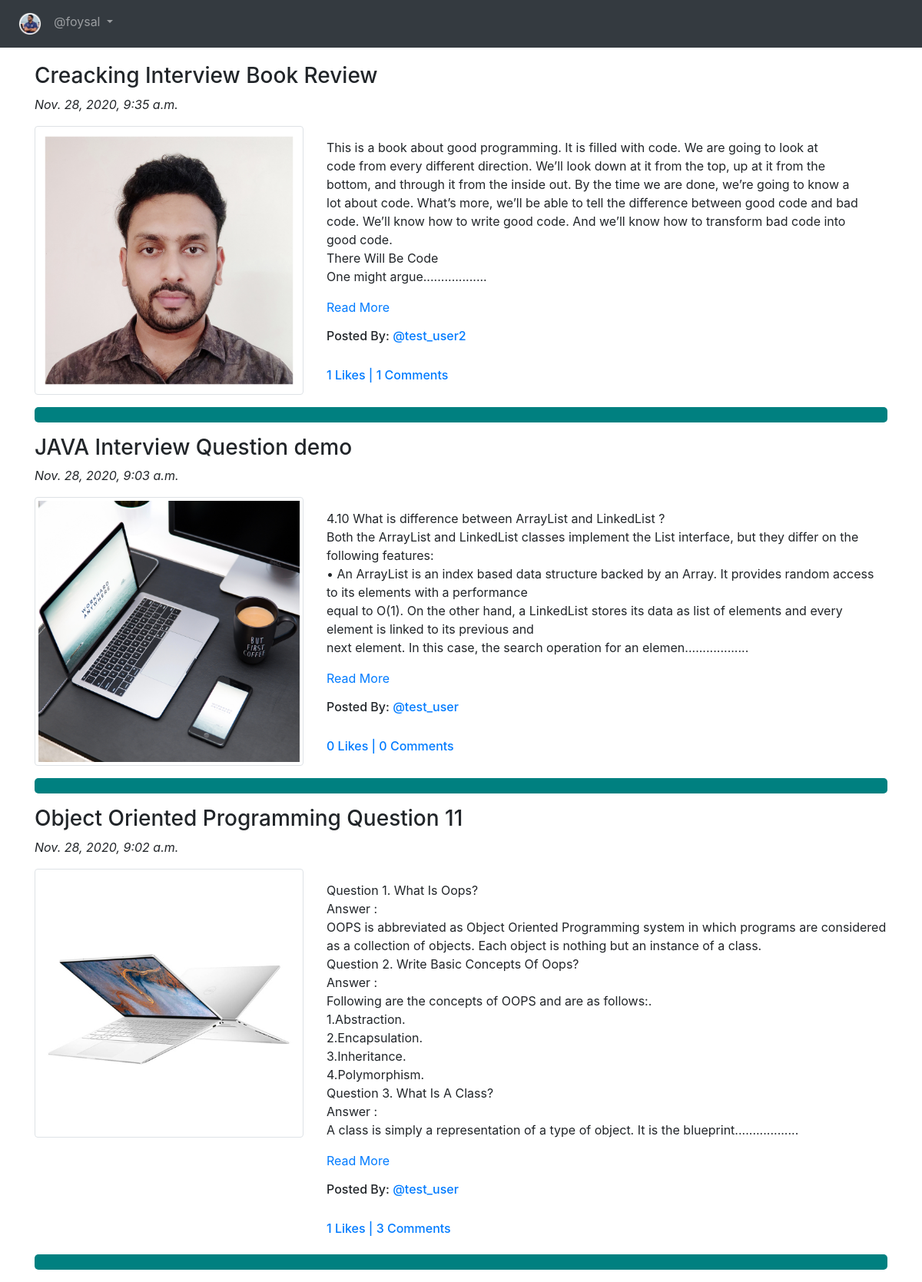
Page /blog/ (signed in) on the committed database.
### App_Blog/models.py (models this page shows, shortened)
class Blog(models.Model):
    author = models.ForeignKey(User, on_delete=models.CASCADE, related_name='post_author')
    blog_title = models.CharField(max_length=264, verbose_name="Put a Title")   # verbose = Label
    slug = models.SlugField(max_length=264, unique=True)
    blog_content = models.TextField(verbose_name="What is on Your Mind?")
    blog_image = models.ImageField(upload_to='blog_images', verbose_name="Image")
    publish_date = models.DateTimeField(auto_now_add=True)
    update_date = models.DateTimeField(auto_now=True)
    class Meta:
        ordering = ['-publish_date',]

### App_Blog/views.py (the view)
# urls.py: path('', views.BlogList.as_view(), name='blog_list'),
class BlogList(ListView):
    context_object_name = 'blogs'
    model = Blog
    template_name = 'App_Blog/blog_list.html'

### App_Blog/templatetags/custom_filters.py (called while the page is built)
def range_filter(value):
    return value[0:500] + ".................."

### templates/App_Blog/blog_list.html (shortened to what this page needs)
{% extends 'base.html' %}
{% load custom_filters %}
{% block body_block %}
{% for blog in blogs %}
<h3>{{ blog.blog_title }}</h3>
<p><i>{{ blog.publish_date }}</i></p>
<div class="row">
  <div class="col-sm-4">
    <img src="/media/{{blog.blog_image}}" alt="{{blog.blog_title}}" title="{{blog.blog_title}}" class="img-thumbnail"  width="100%">
  </div>
  <div class="col-sm-8">
    <p>{{ blog.blog_content|range_filter|linebreaks }}<a href="{% url 'App_Blog:blog_details' slug=blog.slug %}">Read More</a></p>
    <h6>Posted By: <a href="#">@{{ blog.author }}</a></h6>
    <br><h6 class="text-primary">{{blog.liked_blog.count}} Likes | {{blog.blog_comment.count}} Comments</h6>
  </div>
</div>
<hr style="border: 10px solid teal; border-radius: 5px;">
{% endfor %}
{% endblock %}

### templates/base.html (shortened to what this page needs)
<!DOCTYPE html>
<html lang="en" dir="ltr">
<head>
  <link rel="stylesheet" href="https://maxcdn.bootstrapcdn.com/bootstrap/4.4.1/css/bootstrap.min.css">
  <link href="https://maxcdn.bootstrapcdn.com/font-awesome/4.7.0/css/font-awesome.min.css" rel="stylesheet">
</head>
<body>
  <nav class="navbar navbar-expand-sm bg-dark navbar-dark">
    <ul class="navbar-nav">
      <li class="nav-item active">
        <a class="nav-link" href="{% url 'index' %}"><img src="/media/foysal.ico" width="30px"></a>
      </li>
      {% if user.is_authenticated %}
      <div class="nav-item dropdown">
        <a class="nav-link dropdown-toggle" href="#" id="navbardrop" data-toggle="dropdown">
          @{{user.username}}
        </a>
      </div>
      {% endif %}
    </ul>
  </nav>
  <div class="container" style="padding-top:20px">
    {% block body_block %}
    {% endblock %}
  </div>
</body>
</html>

### rows in the picture
Blog: blog_title "Creacking Interview Book Review", publish_date "Nov. 28, 2020, 9:35 a.m.", blog_image (picture), blog_content|range_filter "This is a book about good programming. It is filled with code. We are going to look at code from every different direction. We’ll look down at it from the top, up at it from the bottom, and through it from the inside out. By the time we are done, we’re going to know a lot about code. What’s more, we’ll be able to tell the difference between good code and bad code. We’ll know how to write good code. And we’ll know how to transform bad code into good code. There Will Be Code One might argue..................", author "test_user2", liked_blog.count "1", blog_comment.count "1"
Blog: blog_title "JAVA Interview Question demo", publish_date "Nov. 28, 2020, 9:03 a.m.", blog_image (picture), blog_content|range_filter "4.10 What is difference between ArrayList and LinkedList ? Both the ArrayList and LinkedList classes implement the List interface, but they differ on the following features: • An ArrayList is an index based data structure backed by an Array. It provides random access to its elements with a performance equal to O(1). On the other hand, a LinkedList stores its data as list of elements and every element is linked to its previous and next element. In this case, the search operation for an elemen..................", author "test_user", liked_blog.count "0", blog_comment.count "0"
Blog: blog_title "Object Oriented Programming Question 11", publish_date "Nov. 28, 2020, 9:02 a.m.", blog_image (picture), blog_content|range_filter "Question 1. What Is Oops? Answer : OOPS is abbreviated as Object Oriented Programming system in which programs are considered as a collection of objects. Each object is nothing but an instance of a class. Question 2. Write Basic Concepts Of Oops? Answer : Following are the concepts of OOPS and are as follows:. 1.Abstraction. 2.Encapsulation. 3.Inheritance. 4.Polymorphism. Question 3. What Is A Class? Answer : A class is simply a representation of a type of object. It is the blueprint..................", author "test_user", liked_blog.count "1", blog_comment.count "3"

### other values in the picture
{{ user.username }} "foysal"
